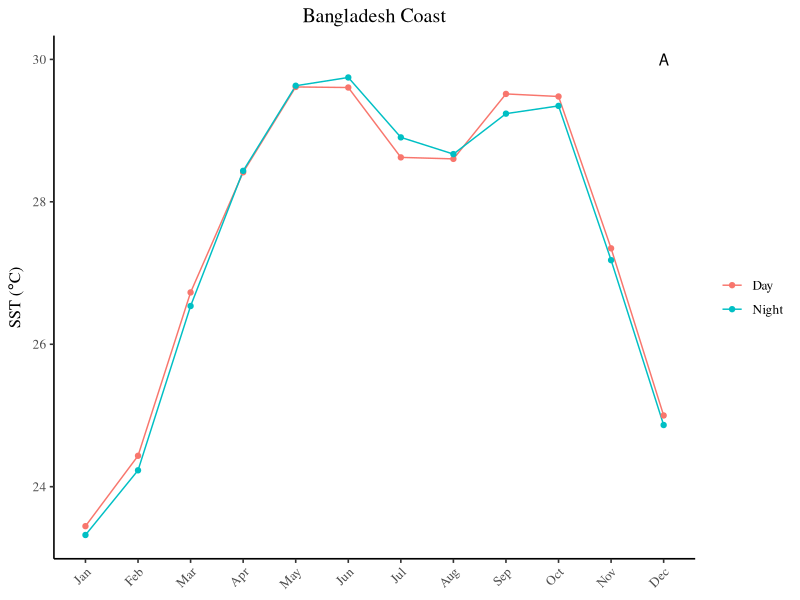
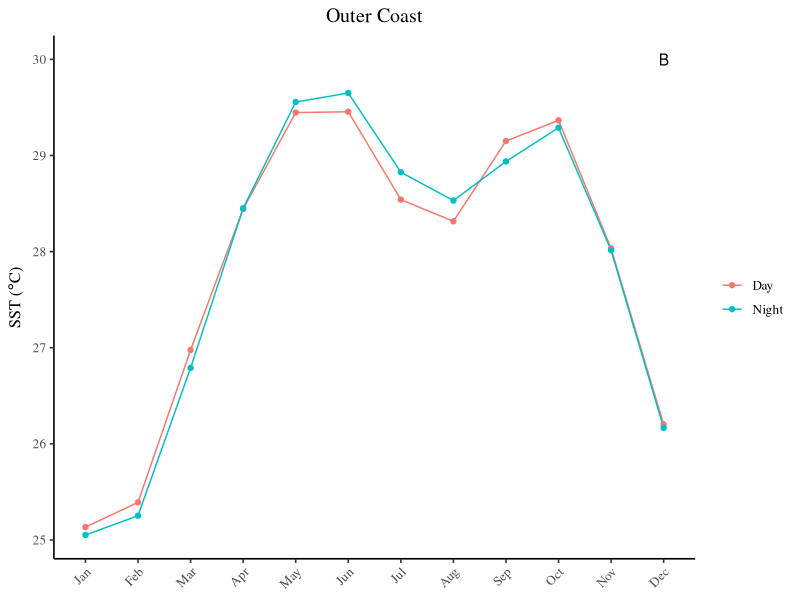
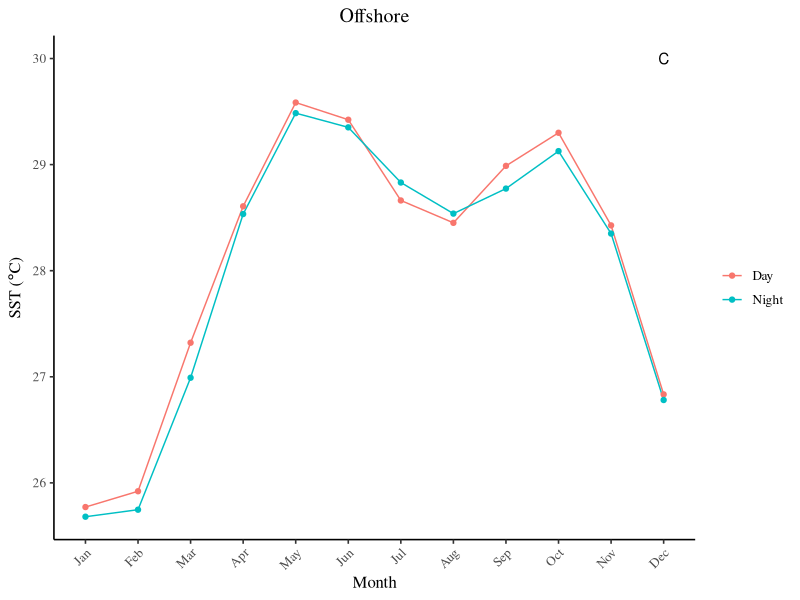
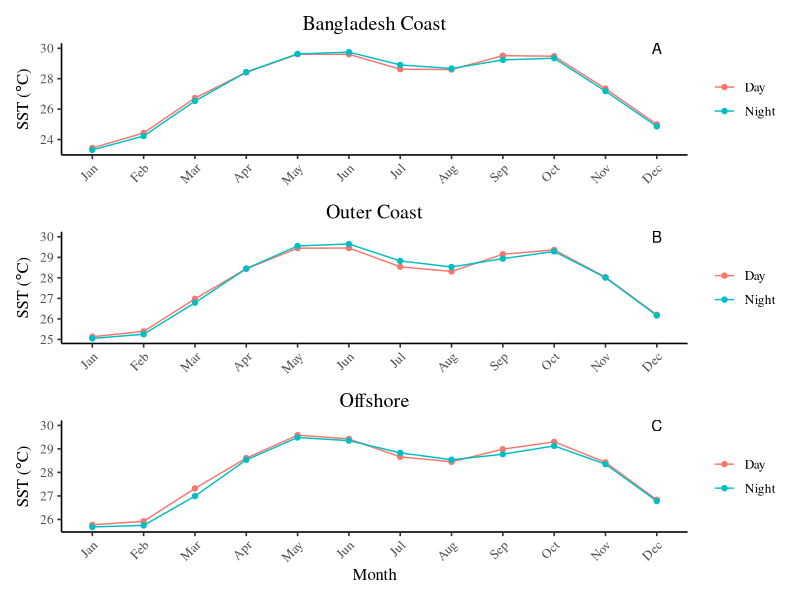
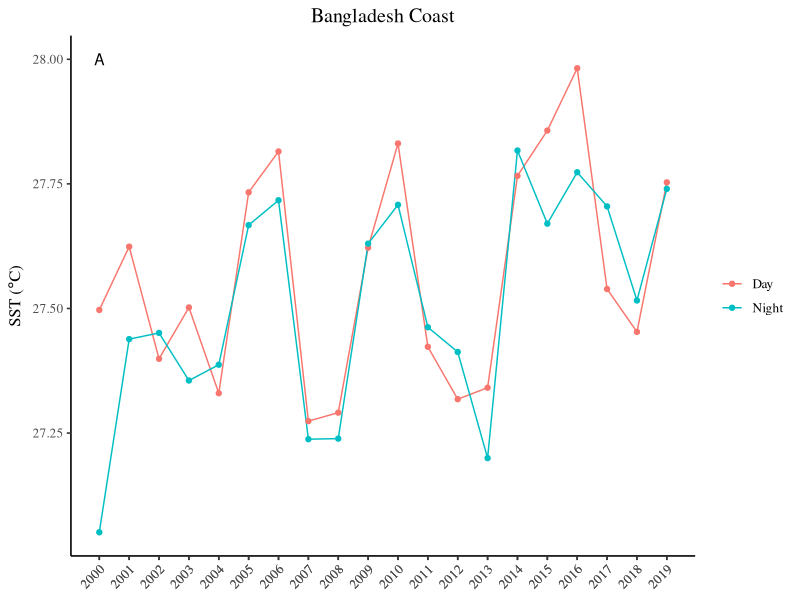
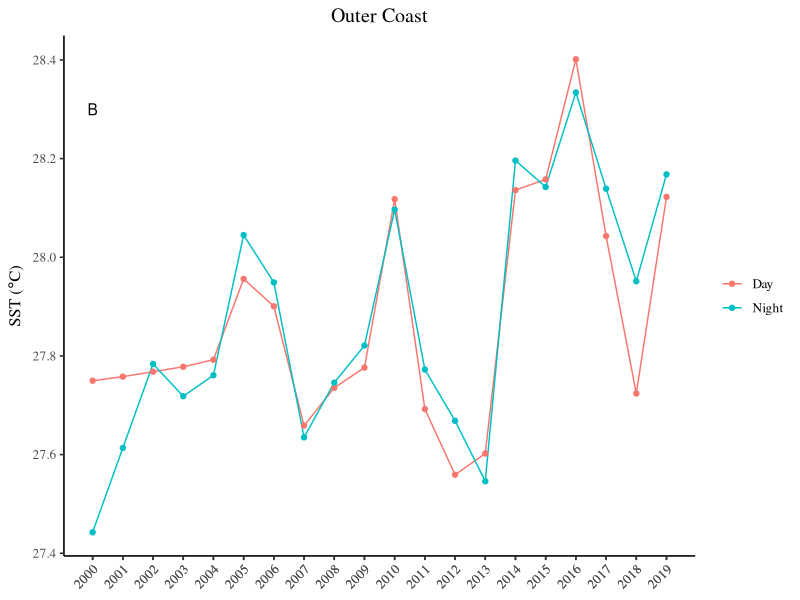
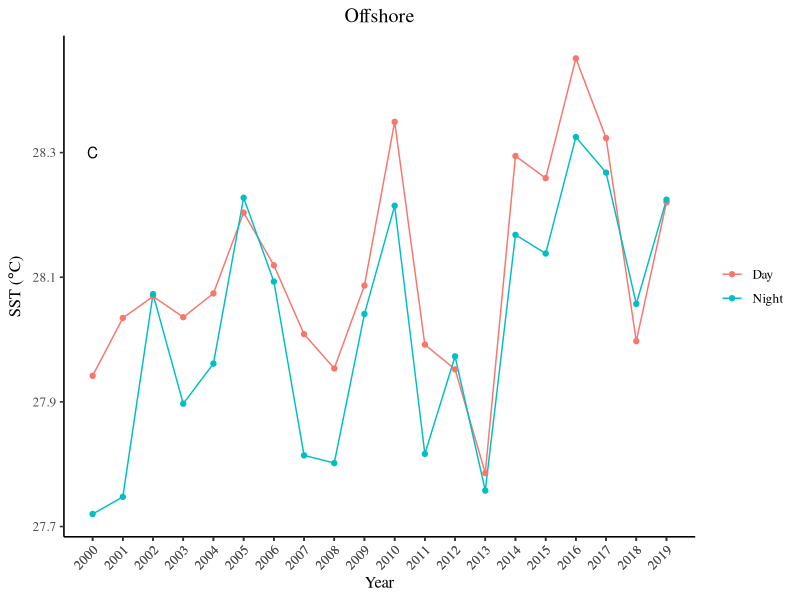
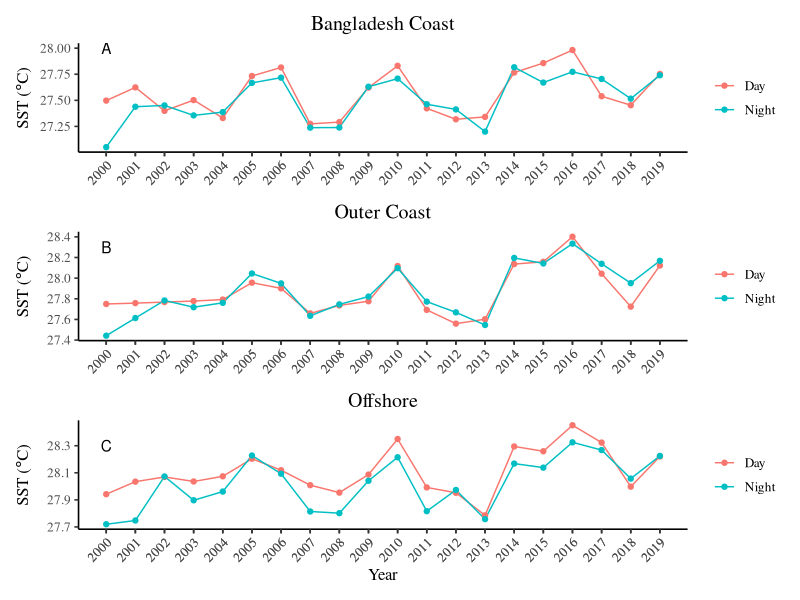

Reproduce these figures in R, in order.
#iinstall packages (tidyverse, ggthemes, patchwork) 
#install.packages('tidyverse')
#install.packages('ggthemes')
#install.packages('pathcwork')

library(tidyverse)
library(ggthemes)
l1<-read.csv("mBDC.csv", stringsAsFactors = F)
l2<-read.csv("mOC.csv", stringsAsFactors = F)
l3<-read.csv("mof.csv", stringsAsFactors = F)
l1
l3
p1<-ggplot(data=l1, aes(x=Month,y=Temperature,color=Time, group=Time))+
  geom_line(size=0.5)+geom_point()+
  scale_x_discrete(limits = month.abb)+
  ylab(expression(paste('SST (',degree,'C)',sep ='')))+ggtitle('Bangladesh Coast')+
  theme_classic(base_size = 12, base_family = "serif")+
  theme(legend.title = element_blank())+
  theme(legend.position="right")+
  annotate(geom = "text", x = 12, y = 30, label = "A")+
  theme(plot.title = element_text(hjust = 0.5))+
  theme(axis.title.x = element_blank())+
  theme(axis.text.x = element_text(angle = 45, hjust = 1))
p1
p2<-ggplot(data=l2, aes(x=Month,y=Temperature,color=Time, group=Time))+
  geom_line(size=0.5)+geom_point()+
  scale_x_discrete(limits = month.abb)+
  ylab(expression(paste('SST (',degree,'C)',sep ='')))+ggtitle('Outer Coast')+
  theme_classic(base_size = 12, base_family = "serif")+
  theme(legend.title = element_blank())+
  theme(legend.position="right")+
  annotate(geom = "text", x = 12, y = 30, label = "B")+
  theme(plot.title = element_text(hjust = 0.5))+
  theme(axis.title.x = element_blank())+
  theme(axis.text.x = element_text(angle = 45, hjust = 1))
  
p2       
p3<-ggplot(data=l3, aes(x=Month,y=Temperature,color=Time, group=Time))+
  geom_line(size=0.5)+geom_point()+
  scale_x_discrete(limits = month.abb)+
  ylab(expression(paste('SST (',degree,'C)',sep ='')))+ggtitle('Offshore')+
  theme_classic(base_size = 12, base_family = "serif")+
  theme(legend.title = element_blank())+
  theme(legend.position="right")+
  annotate(geom = "text", x = 12, y = 30, label = "C")+
  theme(plot.title = element_text(hjust = 0.5))+
  theme(axis.text.x = element_text(angle = 45, hjust = 1))
p3  
library(patchwork)

plot<-p1 + p2 + p3 + plot_layout(ncol = 1)
plot
ggsave("MONTHSST.png",plot, dpi = 500)
library(tidyverse)
library(ggthemes)
y1<-read.csv("yBDC.csv", stringsAsFactors = F)
y2<-read.csv("yOC.csv", stringsAsFactors = F)
y3<-read.csv("yof.csv", stringsAsFactors = F)
y1
p1<-ggplot(data=y1, aes(x=Year,y=Temperature,color=Time, group=Time))+
  geom_line(size=0.5)+geom_point()+
  ylab(expression(paste('SST (',degree,'C)',sep ='')))+
  scale_x_continuous(breaks =(y1$Year))+
  ggtitle('Bangladesh Coast')+
  theme_classic(base_size = 12, base_family = "serif")+
  theme(legend.title = element_blank())+
  theme(legend.position="right")+
  annotate(geom = "text", x = 2000, y = 28, label = "A")+
  theme(plot.title = element_text(hjust = 0.5))+
  theme(axis.title.x = element_blank())+
  theme(axis.text.x = element_text(angle = 45, hjust = 1))

  
p1

p2<-ggplot(data=y2, aes(x=Year,y=Temperature,color=Time, group=Time))+
  geom_line(size=0.5)+geom_point()+
  ylab(expression(paste('SST (',degree,'C)',sep ='')))+
  scale_x_continuous(breaks =(y2$Year))+
  ggtitle('Outer Coast')+
  theme_classic(base_size = 12, base_family = "serif")+
  theme(legend.title = element_blank())+
  theme(legend.position="right")+
  annotate(geom = "text", x = 2000, y = 28.3, label = "B")+
  theme(plot.title = element_text(hjust = 0.5))+
  theme(axis.title.x = element_blank())+
  theme(axis.text.x = element_text(angle = 45, hjust = 1))

p2       
p3<-ggplot(data=y3, aes(x=Year,y=Temperature,color=Time, group=Time))+
  geom_line(size=0.5)+geom_point()+
  ylab(expression(paste('SST (',degree,'C)',sep ='')))+
  scale_x_continuous(breaks =(y3$Year))+
  ggtitle('Offshore')+
  theme_classic(base_size = 12, base_family = "serif")+
  theme(legend.title = element_blank())+
  theme(legend.position="right")+
  annotate(geom = "text", x = 2000, y = 28.3, label = "C")+
  theme(plot.title = element_text(hjust = 0.5))+
  theme(axis.text.x = element_text(angle = 45, hjust = 1))

p3   
library(patchwork)

plot<-p1 + p2 + p3 + plot_layout(ncol = 1)
plot
ggsave("YEARSST.png",plot, dpi = 500)
library(tidyverse)
library(ggthemes)
y4<-read.csv("day.csv", stringsAsFactors = F)
y5<-read.csv("night.csv", stringsAsFactors = F)

p5<-ggplot(data=y4, aes(x=Year,y=Temperature,color=Time, group=Time))+
  geom_line(size=0.5)+geom_point()+
  ylab(expression(paste('SST (',degree,'C)',sep ='')))+
  scale_x_continuous(breaks =(y1$Year))+
  ggtitle('Daytime SST')+
  theme_classic(base_size = 12, base_family = "serif")+
  theme(legend.title = element_blank())+
  theme(legend.position="top")+
  annotate(geom = "text", x = 2000, y = 28.4, label = "A")+
  theme(plot.title = element_text(hjust = 0.5))+
  theme(axis.title.x = element_blank())+
  theme(axis.text.x = element_text(angle = 45, hjust = 1))

  
p5

p6<-ggplot(data=y5, aes(x=Year,y=Temperature,color=Time, group=Time))+
  geom_line(size=0.5)+geom_point()+
  ylab(expression(paste('SST (',degree,'C)',sep ='')))+
  scale_x_continuous(breaks =(y2$Year))+
  ggtitle('Nighttime SST')+
  theme_classic(base_size = 12, base_family = "serif")+
  theme(legend.title = element_blank())+
  theme(legend.position="top")+
  annotate(geom = "text", x = 2000, y = 28.3, label = "B")+
  theme(plot.title = element_text(hjust = 0.5))+
  theme(axis.text.x = element_text(angle = 45, hjust = 1))

p6       

library(patchwork)

plot<-p5 + p6+ plot_layout(ncol = 1)
plot
ggsave("YSSTComparision.png",plot, dpi = 500)

library(tidyverse)
library(ggthemes)
y4<-read.csv("day.csv", stringsAsFactors = F)
y5<-read.csv("night.csv", stringsAsFactors = F)

p5<-ggplot(data=y4, aes(x=Year,y=Temperature,color=Time, group=Time))+
  geom_line(size=0.5)+geom_point()+
  ylab(expression(paste('SST (',degree,'C)',sep ='')))+
  scale_x_continuous(breaks =(y1$Year))+
  ggtitle('Annual Daytime SST')+
  theme_classic(base_size = 12, base_family = "serif")+
  theme(legend.title = element_blank())+
  theme(legend.position="top")+
  annotate(geom = "text", x = 2000, y = 28.4, label = "A")+
  theme(plot.title = element_text(hjust = 0.5))+
  theme(axis.text.x = element_text(angle = 90, hjust = 1))

  
p5

p6<-ggplot(data=y5, aes(x=Year,y=Temperature,color=Time, group=Time))+
  geom_line(size=0.5)+geom_point()+
  ylab(expression(paste('SST (',degree,'C)',sep ='')))+
  scale_x_continuous(breaks =(y2$Year))+
  ggtitle('Annual Nighttime SST')+
  theme_classic(base_size = 12, base_family = "serif")+
  theme(legend.title = element_blank())+
  theme(legend.position="top")+
  annotate(geom = "text", x = 2000, y = 28.3, label = "B")+
  theme(plot.title = element_text(hjust = 0.5))+
  theme(axis.title.y = element_blank())+
  theme(axis.text.x = element_text(angle = 90, hjust = 1))

p6       

library(patchwork)

plot<-p5 + p6+ plot_layout(ncol = 1)
plot
ggsave("YSSTComparision.png",plot, dpi = 500)
y6<-read.csv("daym.csv", stringsAsFactors = F)
y7<-read.csv("nightm.csv", stringsAsFactors = F)
p7<-ggplot(data=y6, aes(x=Month,y=Temperature,color=Time, group=Time))+
  geom_line(size=0.5)+geom_point()+
  scale_x_discrete(limits = month.abb)+
  ylab(expression(paste('SST (',degree,'C)',sep ='')))+
  ggtitle('Monthly Daytime SST')+
  theme_classic(base_size = 12, base_family = "serif")+
  theme(legend.title = element_blank())+
  theme(legend.position="top")+
  annotate(geom = "text", x = 12, y = 30, label = "C")+
  theme(plot.title = element_text(hjust = 0.5))+
  theme(axis.text.x = element_text(angle = 45, hjust = 1))
p7
p8<-ggplot(data=y7, aes(x=Month,y=Temperature,color=Time, group=Time))+
  geom_line(size=0.5)+geom_point()+
  scale_x_discrete(limits = month.abb)+
  ylab(expression(paste('SST (',degree,'C)',sep ='')))+
  ggtitle('Monthly Nighttime SST')+
  theme_classic(base_size = 12, base_family = "serif")+
  theme(legend.title = element_blank())+
  theme(legend.position="top")+
  annotate(geom = "text", x = 12, y = 30, label = "D")+
  theme(plot.title = element_text(hjust = 0.5))+
  theme(axis.title.y = element_blank())+
  theme(axis.text.x = element_text(angle = 45, hjust = 1))
p8
library(patchwork)

plot<-p5 + p6+p7+p8+plot_layout(ncol = 2)
plot
ggsave("YSSTmComparision.png",plot, dpi = 700)


#Validation plot
drifter <- read_csv("VA2.csv")
ggplot(data =drifter, 
       aes(x = drifter$MOD, y =drifter$SST))+
  geom_point()+
  geom_smooth(fill = "green", col = "red")+
  theme(panel.background = element_rect(colour=1, fill = "transparent"),
        axis.text = element_text(colour = 1, size = 12, family = "serif"), 
        axis.title = element_text(colour = 1, size = 14, family = "serif"))+
  #geom_text(aes(x = 25.5, y = 29.5, 
                #label = paste("RSq = ", 0.28)), size = 4, family = "serif")+
  annotate("text", x =25, y=30, label = "italic(R)^2== 0.28", parse=TRUE, size=4,family = "serif")+
  annotate("text", x =25.2, y=29.5, label = "italic(p)== 1.5e-05", parse=TRUE,size=4,family = "serif")+
  annotate("text", x =25, y=29, label = "italic(r)== 0.54", parse=TRUE, size=4,family = "serif")+
  annotate("text", x =25, y=28.5, label = "italic(N)== 56", parse=TRUE, size=4,family = "serif")+
  scale_x_continuous(breaks = seq(22,31, 1))+ 
  scale_y_continuous(breaks = seq(24,30, 1))+
  labs(y=expression(~MODIS~Terra~SST~(~degree~C)),
       x=expression(~italic(In-situ)~Temperature~(~degree~C)))
ggsave("Val.png", dpi = 300)
